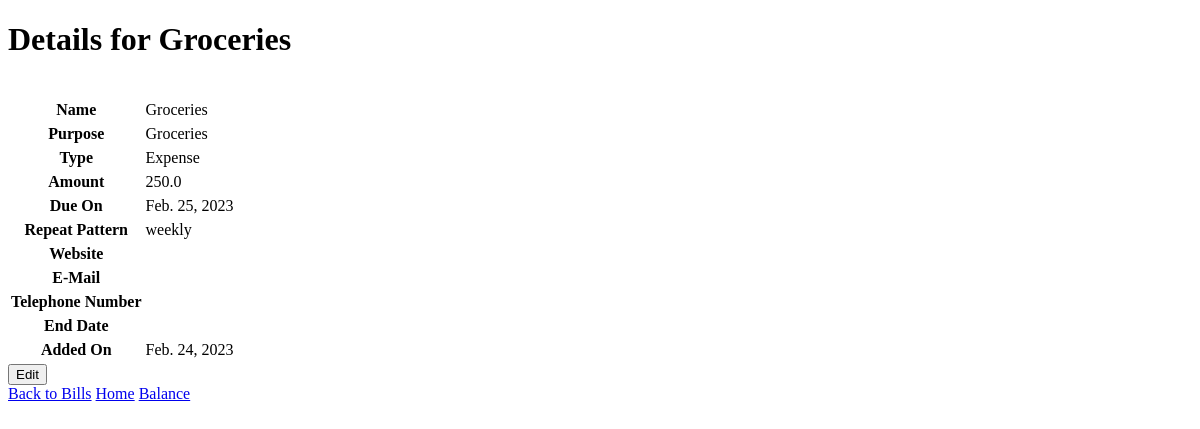
/balance/details/4/, run on an earlier commit of the app's database.
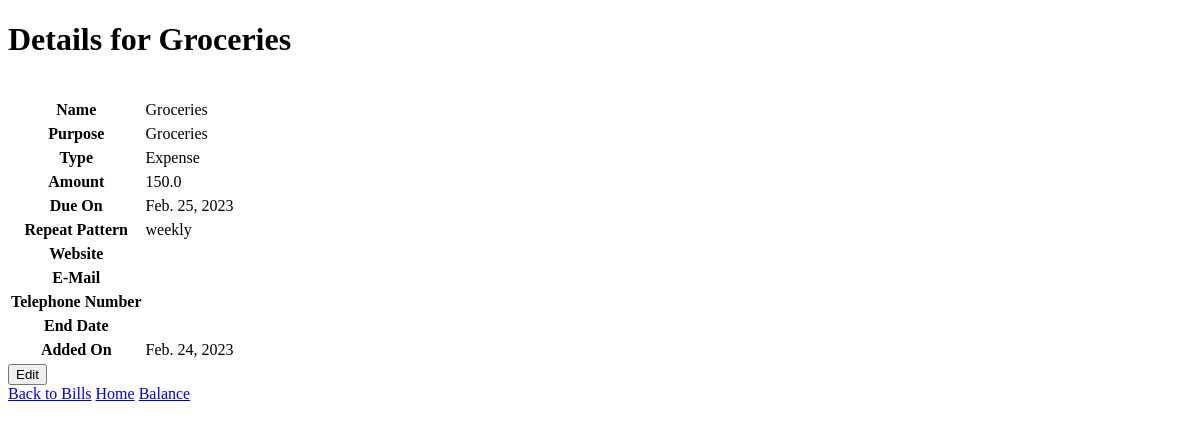
And on a later commit of the database.
### balance/models.py (models this page shows, shortened)
class Transaction(models.Model):
    type = models.CharField(max_length=25,
                            choices=types,
                            default="Expense")
    name = models.CharField(max_length=200)
    purpose = models.CharField(max_length=200)
    amount = models.FloatField(max_length=6)
    due_date = models.DateField(default=date.today())
    repeat_pattern = models.CharField(max_length=25,
                                      choices=repeat_patterns,
                                      default="one off")
    website = models.URLField(blank=True, null=True)
    email = models.EmailField(blank=True, null=True)
    telephone = models.CharField(max_length=20, blank=True, null=True)
    end_date = models.DateField(blank=True, null=True)
    date_added = models.DateField(auto_now_add=True, editable=False)
    def dict(self):
        attributes = {
            "Name": self.name,
            "Purpose": self.purpose,
            "Type": self.type,
            "Amount": self.amount,
            "Due On": self.due_date,
            "Repeat Pattern": self.repeat_pattern,
            "Website": self.website,
            "E-Mail": self.email,
            "Telephone Number": self.telephone,
            "End Date": self.end_date,
            "Added On": self.date_added
        }
        return attributes

### balance/views.py (the view)
# urls.py: path("details/<int:id>/", details, name="details"),
def details(request, id):
    transaction = get_object_or_404(Transaction, pk=id)
    items = transaction.dict().items()
    return render(request, "balance/details.html", {"transaction": transaction, "items": items})

### balance/templates/balance/details.html (shortened to what this page needs)
<!DOCTYPE html>
<html lang="en">
<head>
</head>
<body>
    <h1>Details for {{transaction.name}}</h1>
    <br>
    <table>
        {% for key, value in items %}
        <th>{{ key }}</th>
        {% if value != None %}
        <td>
            {% if key != "Website" %}
            {{ value }}
            {% else %}
            <a href="{{value}}" target="_blank">{{value}}</a>
            {% endif %}
        </td>
        {% endif %}
        {% endfor %}
    </table>
    <td>
        <form action="{% url 'editform' transaction.id %}">
            <button type="submit">Edit</button>
        </form>
    </td>
    <nav>
        {% if transaction.type == "Expense" %}
        <a href="{% url 'bills' %}">Back to Bills</a>
        {% elif transaction.type == "Income" %}
        <a href="{% url 'incomes' %}">Back to Incomes</a>
        {% else %}
        <a href="{% url 'lent' %}">Back to I.O.U.s</a>
        {% endif %}
        <a href="{% url 'welcome' %}">Home</a>
        <a href="{% url 'balance_now' %}">Balance</a>
    </nav>
</body>
</html>

What changed in the data, as far as the page shows it:
changed Transaction "Groceries": amount 250 → 150 (drawn)
Also different on the page:
new list line: "Amount"
new list line: "150.0"
list line gone: "Amount"
list line gone: "250.0"
